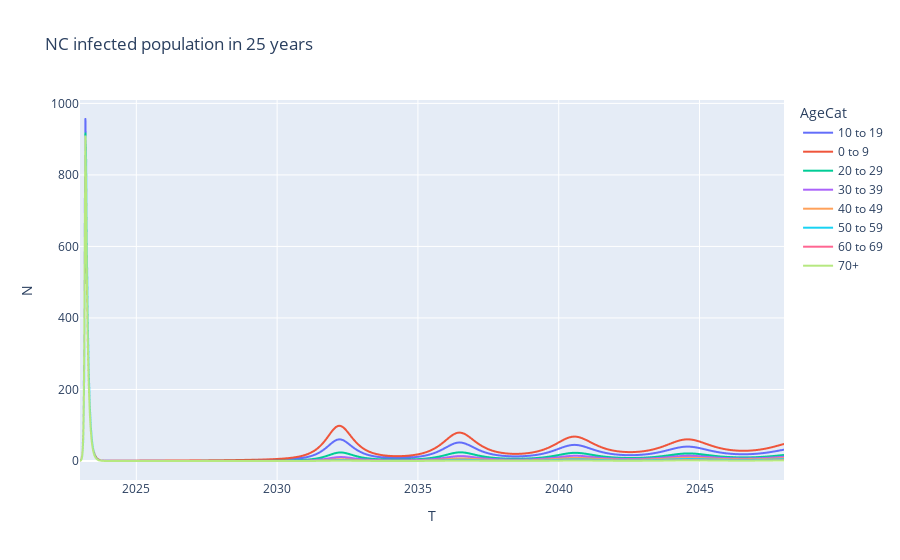

The notebook cell saved with this chart:
### Code cell
epi_fig_agemix = px.line(NC_agemix_epi_infected, x="T", y="N", color="AgeCat", title='NC infected population in 25 years') #add a title for the graph
epi_fig_agemix.show()

### Figure 1 — Plotly figure (JSON) as saved in the notebook; plotly's stock layout.template omitted (floating-point values rounded to 4 significant figures; data arrays with more than 128 entries replaced by an {"elided": "..."} marker saying what was removed)
{"data": [{"hovertemplate": "AgeCat=10 to 19<br>T=%{x}<br>N=%{y}<extra></extra>", "legendgroup": "10 to 19", "line": {"color": "#636efa", "dash": "solid"}, "marker": {"symbol": "circle"}, "mode": "lines", "name": "10 to 19", "showlegend": true, "type": "scattergl", "x": {"elided": "1301 float values"}, "xaxis": "x", "y": {"elided": "1301 float values"}, "yaxis": "y"}, {"hovertemplate": "AgeCat=0 to 9<br>T=%{x}<br>N=%{y}<extra></extra>", "legendgroup": "0 to 9", "line": {"color": "#EF553B", "dash": "solid"}, "marker": {"symbol": "circle"}, "mode": "lines", "name": "0 to 9", "showlegend": true, "type": "scattergl", "x": {"elided": "1300 float values"}, "xaxis": "x", "y": {"elided": "1300 float values"}, "yaxis": "y"}, {"hovertemplate": "AgeCat=20 to 29<br>T=%{x}<br>N=%{y}<extra></extra>", "legendgroup": "20 to 29", "line": {"color": "#00cc96", "dash": "solid"}, "marker": {"symbol": "circle"}, "mode": "lines", "name": "20 to 29", "showlegend": true, "type": "scattergl", "x": {"elided": "1300 float values"}, "xaxis": "x", "y": {"elided": "1300 float values"}, "yaxis": "y"}, {"hovertemplate": "AgeCat=30 to 39<br>T=%{x}<br>N=%{y}<extra></extra>", "legendgroup": "30 to 39", "line": {"color": "#ab63fa", "dash": "solid"}, "marker": {"symbol": "circle"}, "mode": "lines", "name": "30 to 39", "showlegend": true, "type": "scattergl", "x": {"elided": "1300 float values"}, "xaxis": "x", "y": {"elided": "1300 float values"}, "yaxis": "y"}, {"hovertemplate": "AgeCat=40 to 49<br>T=%{x}<br>N=%{y}<extra></extra>", "legendgroup": "40 to 49", "line": {"color": "#FFA15A", "dash": "solid"}, "marker": {"symbol": "circle"}, "mode": "lines", "name": "40 to 49", "showlegend": true, "type": "scattergl", "x": {"elided": "1300 float values"}, "xaxis": "x", "y": {"elided": "1300 float values"}, "yaxis": "y"}, {"hovertemplate": "AgeCat=50 to 59<br>T=%{x}<br>N=%{y}<extra></extra>", "legendgroup": "50 to 59", "line": {"color": "#19d3f3", "dash": "solid"}, "marker": {"symbol": "circle"}, "mode": "lines", "name": "50 to 59", "showlegend": true, "type": "scattergl", "x": {"elided": "1300 float values"}, "xaxis": "x", "y": {"elided": "1300 float values"}, "yaxis": "y"}, {"hovertemplate": "AgeCat=60 to 69<br>T=%{x}<br>N=%{y}<extra></extra>", "legendgroup": "60 to 69", "line": {"color": "#FF6692", "dash": "solid"}, "marker": {"symbol": "circle"}, "mode": "lines", "name": "60 to 69", "showlegend": true, "type": "scattergl", "x": {"elided": "1300 float values"}, "xaxis": "x", "y": {"elided": "1300 float values"}, "yaxis": "y"}, {"hovertemplate": "AgeCat=70+<br>T=%{x}<br>N=%{y}<extra></extra>", "legendgroup": "70+", "line": {"color": "#B6E880", "dash": "solid"}, "marker": {"symbol": "circle"}, "mode": "lines", "name": "70+", "showlegend": true, "type": "scattergl", "x": {"elided": "1300 float values"}, "xaxis": "x", "y": {"elided": "1300 float values"}, "yaxis": "y"}], "layout": {"legend": {"title": {"text": "AgeCat"}, "tracegroupgap": 0}, "title": {"text": "NC infected population in 25 years"}, "xaxis": {"anchor": "y", "domain": [0, 1], "title": {"text": "T"}}, "yaxis": {"anchor": "x", "domain": [0, 1], "title": {"text": "N"}}}}
